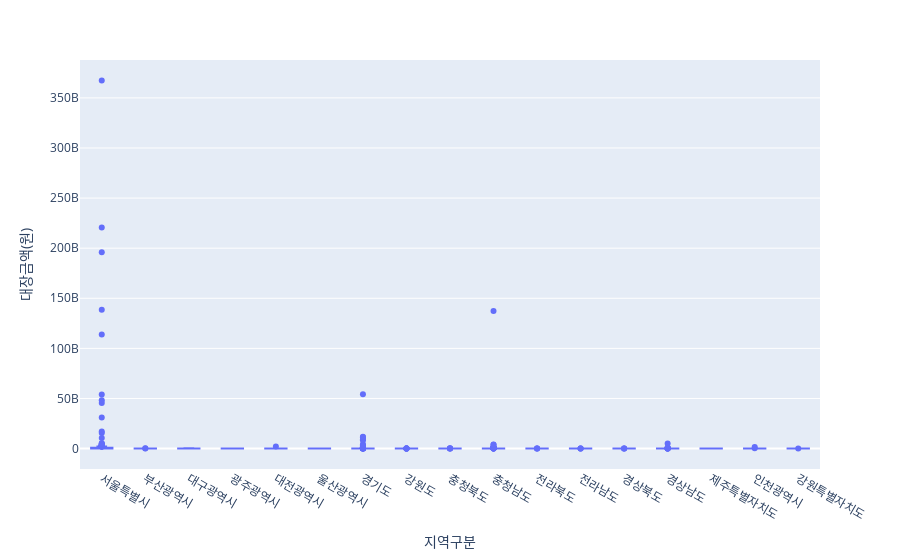

Source (notebook cell):
### Code cell
fig6_1 = px.box(q_land,x=q_land['지역구분'],y=q_land['대장금액(원)'])
fig6_1.show()

### Figure 1 — Plotly figure (JSON) as saved in the notebook; plotly's stock layout.template omitted (floating-point values rounded to 4 significant figures; data arrays with more than 128 entries replaced by an {"elided": "..."} marker saying what was removed)
{"data": [{"alignmentgroup": "True", "hovertemplate": "지역구분=%{x}<br>대장금액(원)=%{y}<extra></extra>", "legendgroup": "", "marker": {"color": "#636efa"}, "name": "", "notched": false, "offsetgroup": "", "orientation": "v", "showlegend": false, "type": "box", "x": {"elided": "947 str values"}, "x0": " ", "xaxis": "x", "y": {"elided": "947 int values"}, "y0": " ", "yaxis": "y"}], "layout": {"boxmode": "group", "legend": {"tracegroupgap": 0}, "margin": {"t": 60}, "xaxis": {"anchor": "y", "domain": [0, 1], "title": {"text": "지역구분"}}, "yaxis": {"anchor": "x", "domain": [0, 1], "title": {"text": "대장금액(원)"}}}}
